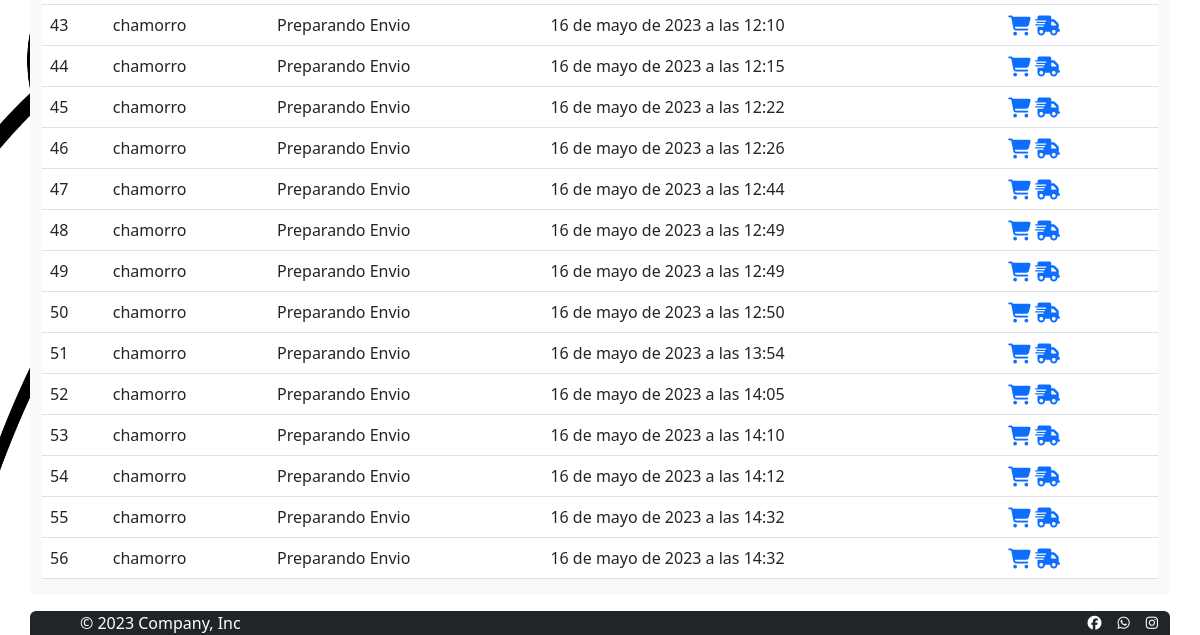
The app's page /administradores/listaPedidos/ (signed in, lower part), older data.
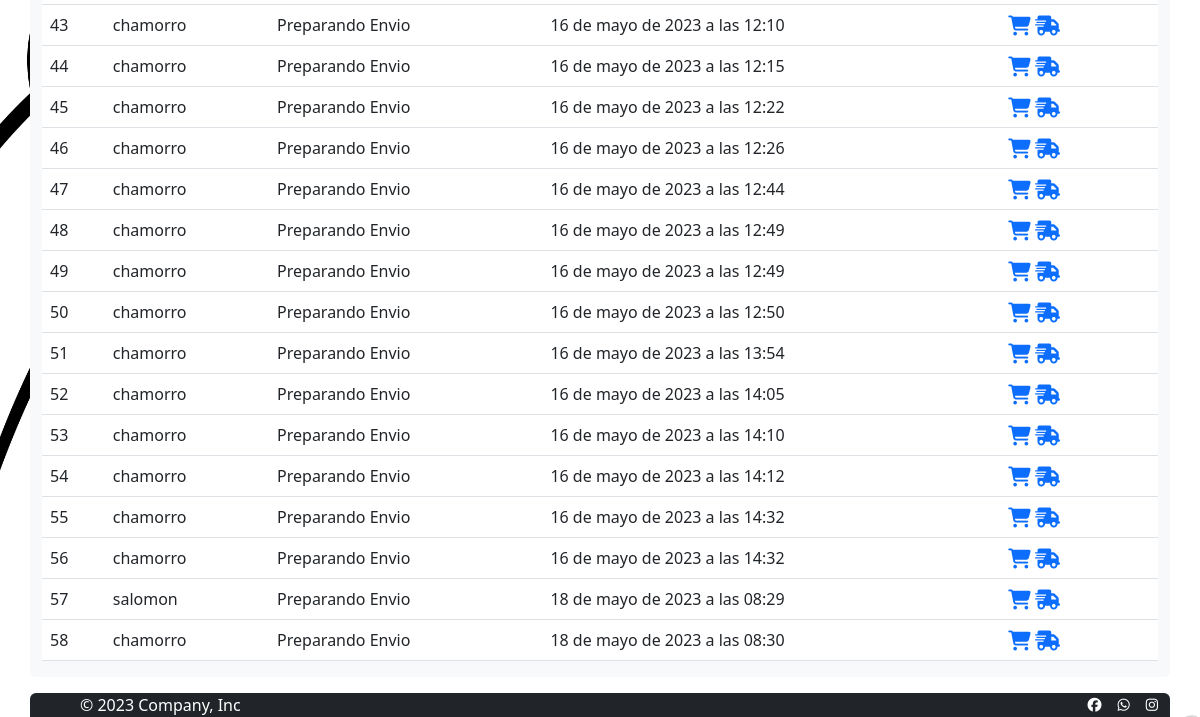
The same page, newer data.
### pedidos/models.py (models this page shows, shortened)
class Pedido(models.Model):
    user=models.ForeignKey(User,on_delete=models.CASCADE)
    estado=models.CharField(max_length=50,default="Preparando Envio")
    created_at=models.DateTimeField(auto_now_add=True)
    class Meta:
        db_table='pedido'
        verbose_name='pedido'
        verbose_name_plural='pedidos'
        ordering=['id']

### administradores/views.py (the view)
# urls.py: path('listaPedidos/', listaPedidos, name="listaPedidos"),
@login_required(login_url='Home')
def listaPedidos(request):
    for grupo in request.user.groups.all():
        if grupo.name == 'admins':
            lpedido=Pedido.objects.all()
            return render(request,'listaPedidos.html',{"Pedido":lpedido})
    return redirect('Home')

### carro/context_processor.py (called while the page is built)
def importe_total_carro(request):
    carro = Carro(request)
    total=0
    if request.user.is_authenticated:
        for key,value in request.session["carro"].items():
            total=total+(float(value["precio"]))
    else:
       total="Debes hacer login"
    return {"importe_total_carro":total}

### administradores/templates/listaPedidos.html (shortened to what this page needs)
{% extends "base.html" %}
{% load static %}
{% block styles %}
<link href="{% static 'administradores/css/style.css' %}" rel="stylesheet" type="text/css">
{% endblock styles %}
{% block contenido %}
<div class="container">
    <div class="row">
        <table class="table table-responsive">
            <tbody>
                {% for disco in Pedido %}
                <tr>
                    <td>{{ disco.id }}</td>
                    <td>{{ disco.user }}</td>
                    <td>{{ disco.estado }}</td>
                    <td>{{ disco.created_at }}</td>
                    <td>
                        <a class="text-decoration-none" title="Ver Productos" href="{% url 'listaLineaPedidos' disco.id  %}">
                            <i class="fa-solid fa-cart-shopping fa-lg"></i>
                        </a>
                        <a class="text-decoration-none" title="Cambiar estado" href="{% url 'listaLineaPedidos' disco.id  %}">
                            <i class="fa-solid fa-truck-fast fa-lg"></i>
                        </a>
                    </td>
                </tr>
                {% endfor %}
            </tbody>
        </table>
    </div>
</div>
{% endblock %}

Row changes from the older to the newer data that the page shows:
added Pedido: id "57", user "salomon", estado "Preparando Envio", created_at "18 de mayo de 2023 a las 08:29"
added Pedido: id "58", user "chamorro", estado "Preparando Envio", created_at "18 de mayo de 2023 a las 08:30"
